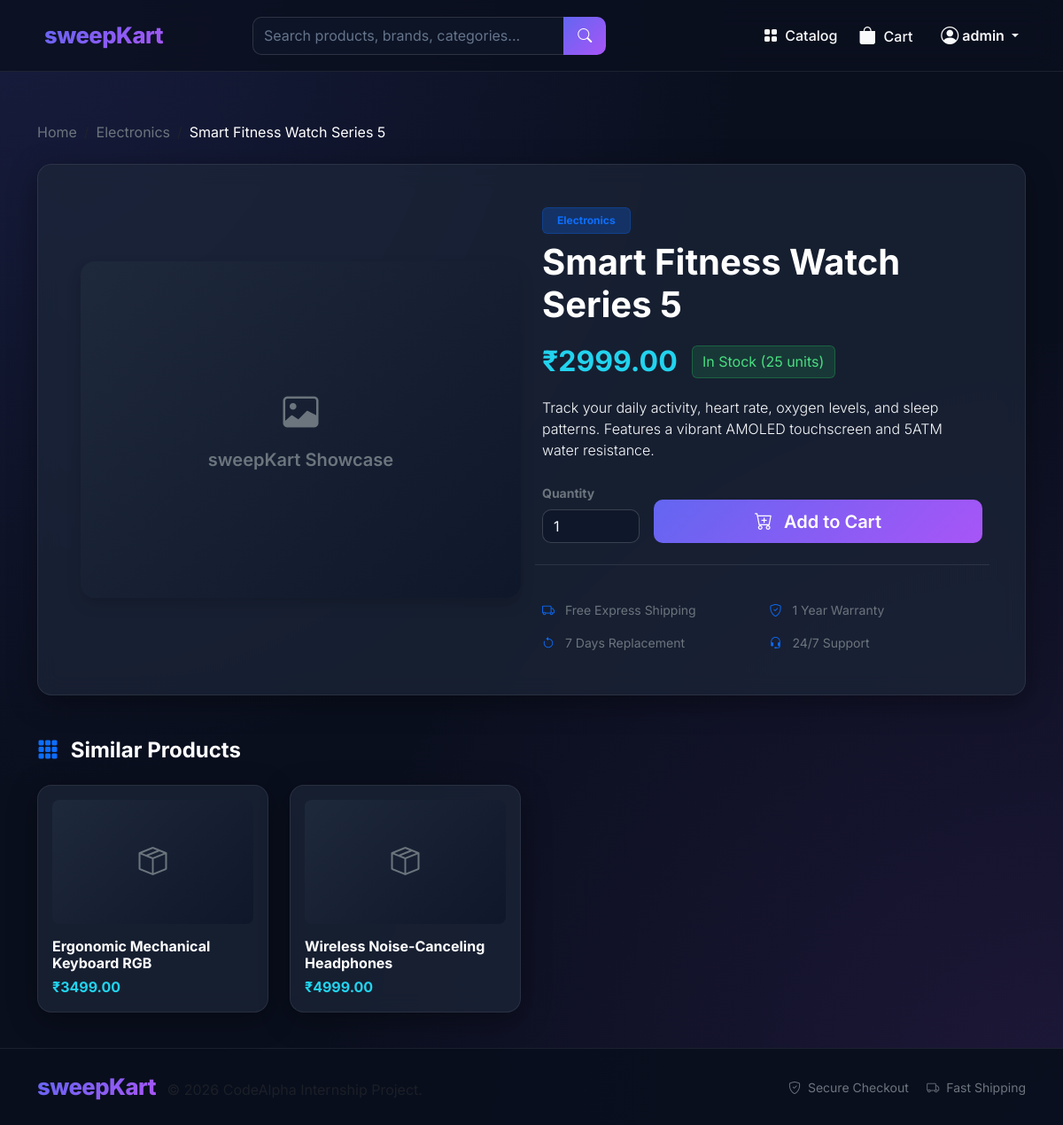
Page /product/smart-fitness-watch-series-5/ (signed in) on the committed database.
### store/models.py (models this page shows, shortened)
class Product(models.Model):
    category = models.ForeignKey(Category, related_name='products', on_delete=models.CASCADE)
    name = models.CharField(max_length=200)
    slug = models.SlugField(max_length=200, unique=True, blank=True)
    description = models.TextField(blank=True)
    price = models.DecimalField(max_digits=10, decimal_places=2)
    stock = models.PositiveIntegerField(default=10)
    image = models.ImageField(upload_to='products/', blank=True, null=True)
    is_active = models.BooleanField(default=True)
    created_at = models.DateTimeField(auto_now_add=True)
    class Meta:
        ordering = ['-created_at']
    @property
    def in_stock(self):
        return self.stock > 0

class Category(models.Model):
    name = models.CharField(max_length=100, unique=True)
    slug = models.SlugField(max_length=100, unique=True, blank=True)
    class Meta:
        verbose_name_plural = 'Categories'
        ordering = ['name']

### store/views.py (the view)
# urls.py: path('product/<slug:slug>/', views.product_detail_view, name='product_detail'),
def product_detail_view(request, slug):
    product = get_object_or_404(Product, slug=slug, is_active=True)
    related_products = Product.objects.filter(category=product.category, is_active=True).exclude(id=product.id)[:4]
    context = {
        'product': product,
        'related_products': related_products,
    }
    return render(request, 'store/product_detail.html', context)

### store/models.py (called while the page is built)
    @property
    def get_total_items(self):
        return sum(item.quantity for item in self.items.all())

### store/views.py (called while the page is built, shortened)
def get_or_create_cart(request):
    if request.user.is_authenticated:
        cart, created = Cart.objects.get_or_create(user=request.user)
        session_key = request.session.session_key
        if session_key:
            session_cart = Cart.objects.filter(session_key=session_key, user__isnull=True).first()
        return cart
    else:
        session_key = _get_session_key(request)
        cart, created = Cart.objects.get_or_create(session_key=session_key, user__isnull=True)
        return cart

def cart_context_processor(request):
    try:
        cart = get_or_create_cart(request)
        count = cart.get_total_items
    except Exception:
        count = 0
    return {'cart_item_count': count}

### store/templates/store/product_detail.html (shortened to what this page needs)
{% extends 'store/base.html' %}
{% block content %}
<div class="container py-3">
    <nav aria-label="breadcrumb" class="mb-4">
        <ol class="breadcrumb">
            <li class="breadcrumb-item"><a href="{% url 'home' %}" class="text-secondary text-decoration-none">Home</a></li>
            <li class="breadcrumb-item"><a href="{% url 'home' %}?category={{ product.category.slug }}" class="text-secondary text-decoration-none">{{ product.category.name }}</a></li>
            <li class="breadcrumb-item active text-white" aria-current="page">{{ product.name }}</li>
        </ol>
    </nav>
    <div class="glass-card p-4 p-md-5 mb-5">
        <div class="row g-4 align-items-center">
            <div class="col-md-6 text-center">
                <div class="product-img-box rounded-4 overflow-hidden shadow" style="height: 380px;">
                    {% if product.image %}
                        <img src="{{ product.image.url }}" alt="{{ product.name }}" style="height: 100%; object-fit: contain;">
                    {% else %}
                        <div class="d-flex flex-column align-items-center justify-content-center h-100 text-secondary">
                            <i class="bi bi-image fs-1 mb-2"></i>
                            <span class="fw-semibold fs-5">sweepKart Showcase</span>
                        </div>
                    {% endif %}
                </div>
            </div>
            <div class="col-md-6">
                <span class="badge bg-primary bg-opacity-25 text-primary mb-2 px-3 py-2 border border-primary border-opacity-25">
                    {{ product.category.name }}
                </span>
                <h1 class="display-6 fw-bold text-white mb-3">{{ product.name }}</h1>
                <div class="d-flex align-items-center gap-3 mb-3">
                    <span class="fs-2 text-cyan">₹{{ product.price }}</span>
                    {% if product.in_stock %}
                        <span class="badge-stock">In Stock ({{ product.stock }} units)</span>
                    {% else %}
                        <span class="badge-out-of-stock">Out of Stock</span>
                    {% endif %}
                </div>
                <p class="text-slate-300 lead fs-6 mb-4">
                    {{ product.description }}
                </p>
                {% if product.in_stock %}
                    <form action="{% url 'add_to_cart' product_id=product.id %}" method="POST" class="d-flex align-items-center gap-3">
                        <div style="width: 110px;">
                            <label class="form-label text-secondary small fw-bold">Quantity</label>
                            <input type="number" name="quantity" class="form-control" value="1" min="1" max="{{ product.stock }}">
                        </div>
                        <div class="align-self-end flex-grow-1">
                            <button type="submit" class="btn btn-gradient btn-lg w-100">
                                <i class="bi bi-cart-plus me-2"></i> Add to Cart
                            </button>
                        </div>
                    </form>
                {% else %}
                    <div class="alert alert-warning glass-card border-warning text-warning mb-0">
                        <i class="bi bi-exclamation-triangle-fill me-2"></i> This product is currently out of stock. Check back soon!
                    </div>
                {% endif %}
                <div class="mt-4 pt-4 border-top border-secondary border-opacity-25 row g-3 text-secondary small">
                    <div class="col-6"><i class="bi bi-truck text-primary me-2"></i> Free Express Shipping</div>
                    <div class="col-6"><i class="bi bi-shield-check text-primary me-2"></i> 1 Year Warranty</div>
                    <div class="col-6"><i class="bi bi-arrow-counterclockwise text-primary me-2"></i> 7 Days Replacement</div>
                    <div class="col-6"><i class="bi bi-headset text-primary me-2"></i> 24/7 Support</div>
                </div>
            </div>
        </div>
    </div>
    {% if related_products %}
        <h4 class="fw-bold text-white mb-4"><i class="bi bi-grid-3x3-gap-fill text-primary me-2"></i> Similar Products</h4>
        <div class="row row-cols-1 row-cols-md-4 g-4">
            {% for item in related_products %}
                <div class="col">
                    <div class="glass-card h-100 p-3">
                        <a href="{% url 'product_detail' slug=item.slug %}" class="text-decoration-none">
                            <div class="product-img-box rounded-3 mb-3" style="height: 140px;">
                                {% if item.image %}
                                    <img src="{{ item.image.url }}" alt="{{ item.name }}">
                                {% else %}
                                    <i class="bi bi-box-seam fs-2 text-secondary"></i>
                                {% endif %}
                            </div>
                            <h6 class="text-white fw-bold mb-1">{{ item.name }}</h6>
                            <span class="text-cyan fw-bold">₹{{ item.price }}</span>
                        </a>
                    </div>
                </div>
            {% endfor %}
        </div>
    {% endif %}
</div>
{% endblock %}

### store/templates/store/base.html (shortened to what this page needs)
{% load static %}
<!DOCTYPE html>
<html lang="en">
<head>
    <link href="https://cdn.jsdelivr.net/npm/bootstrap@5.3.2/dist/css/bootstrap.min.css" rel="stylesheet">
    <link rel="stylesheet" href="https://cdn.jsdelivr.net/npm/bootstrap-icons@1.11.2/font/bootstrap-icons.min.css">
    <link rel="stylesheet" href="{% static 'css/main.css' %}">
</head>
<body>
    <nav class="navbar navbar-expand-lg navbar-dark glass-nav sticky-top py-3">
        <div class="container">
            <a class="navbar-brand d-flex align-items-center gap-2" href="{% url 'home' %}">
                <span class="brand-gradient">sweepKart</span>
            </a>
            <div class="collapse navbar-collapse" id="navbarMain">
                <form class="d-flex mx-auto my-2 my-lg-0 col-lg-5" action="{% url 'home' %}" method="GET">
                    <div class="input-group">
                        <input type="text" class="form-control" name="q" placeholder="Search products, brands, categories..." value="{{ search_query|default:'' }}">
                        <button class="btn btn-gradient px-3" type="submit">
                            <i class="bi bi-search"></i>
                        </button>
                    </div>
                </form>
                <ul class="navbar-nav ms-auto align-items-lg-center gap-2">
                    <li class="nav-item">
                        <a class="nav-link text-light fw-medium" href="{% url 'home' %}">
                            <i class="bi bi-grid-fill me-1"></i> Catalog
                        </a>
                    </li>
                    <li class="nav-item">
                        <a class="nav-link text-light fw-medium position-relative pe-3" href="{% url 'cart' %}">
                            <i class="bi bi-bag-fill me-1 fs-5"></i> Cart
                        </a>
                    </li>
                    {% if user.is_authenticated %}
                        <li class="nav-item dropdown">
                            <a class="nav-link dropdown-toggle text-light fw-semibold d-flex align-items-center gap-1" href="#" role="button" data-bs-toggle="dropdown">
                                <i class="bi bi-person-circle fs-5"></i> {{ user.username }}
                            </a>
                        </li>
                    {% endif %}
                </ul>
            </div>
        </div>
    </nav>
    <main class="py-4">
        {% block content %}{% endblock %}
    </main>
    <footer class="py-4 text-center text-muted">
        <div class="container">
            <div class="row align-items-center">
                <div class="col-md-6 text-md-start mb-2 mb-md-0">
                    <span class="brand-gradient me-2">sweepKart</span> &copy; 2026 CodeAlpha Internship Project.
                </div>
                <div class="col-md-6 text-md-end">
                    <span class="small text-secondary me-3"><i class="bi bi-shield-check me-1"></i> Secure Checkout</span>
                    <span class="small text-secondary"><i class="bi bi-truck me-1"></i> Fast Shipping</span>
                </div>
            </div>
        </div>
    </footer>
</body>
</html>

### static/css/main.css (style rules this page uses)
:root { --bg-dark: #0a0f1e; --card-bg: rgba(30, 41, 59, 0.65); --border-color: rgba(255, 255, 255, 0.08); --gradient-primary: linear-gradient(135deg, #6366f1 0%, #a855f7 100%); --price-cyan: #22d3ee; --text-muted-custom: #94a3b8; }
body { font-family: 'Inter', sans-serif; background-color: var(--bg-dark); background-image: radial-gradient(at 0% 0%, rgba(99, 102, 241, 0.15) 0px, transparent 50%), radial-gradient(at 100% 100%, rgba(168, 85, 247, 0.12) 0px, transparent 50%); background-attachment: fixed; color: #f8fafc; min-height: 100vh; display: flex; flex-direction: column; }
main { flex: 1; }
.glass-nav { background: rgba(10, 15, 30, 0.8) !important; backdrop-filter: blur(16px); -webkit-backdrop-filter: blur(16px); border-bottom: 1px solid rgba(255, 255, 255, 0.08); }
.brand-gradient { background: var(--gradient-primary); -webkit-background-clip: text; -webkit-text-fill-color: transparent; font-weight: 800; font-size: 1.6rem; letter-spacing: -0.5px; }
.glass-card { background: var(--card-bg); backdrop-filter: blur(12px); -webkit-backdrop-filter: blur(12px); border: 1px solid var(--border-color); border-radius: 16px; box-shadow: 0 8px 32px 0 rgba(0, 0, 0, 0.37); transition: transform 0.25s ease, border-color 0.25s ease, box-shadow 0.25s ease; overflow: hidden; }
.btn-gradient { background: var(--gradient-primary); color: #ffffff !important; border: none; font-weight: 600; padding: 0.6rem 1.4rem; border-radius: 10px; transition: all 0.2s ease; }
.text-cyan { color: var(--price-cyan) !important; font-weight: 700; }
.product-img-box { width: 100%; height: 220px; object-fit: cover; background: linear-gradient(135deg, #1e293b 0%, #0f172a 100%); display: flex; align-items: center; justify-content: center; color: #64748b; }
.form-control, .form-select { background-color: rgba(15, 23, 42, 0.8) !important; border: 1px solid rgba(255, 255, 255, 0.15) !important; color: #f8fafc !important; border-radius: 10px; }
.form-control::placeholder { color: #64748b !important; }
.badge-stock { background: rgba(34, 197, 94, 0.15); color: #4ade80; border: 1px solid rgba(34, 197, 94, 0.3); padding: 0.35em 0.7em; border-radius: 6px; }
footer { background: rgba(10, 15, 30, 0.95); border-top: 1px solid rgba(255, 255, 255, 0.08); }

### rows in the picture
Product: category.name "Electronics", name "Smart Fitness Watch Series 5", price "2999.00", stock "25", description "Track your daily activity, heart rate, oxygen levels, and sleep patterns. Features a vibrant AMOLED touchscreen and 5ATM water resistance."
Product: name "Ergonomic Mechanical Keyboard RGB", price "3499.00"
Product: name "Wireless Noise-Canceling Headphones", price "4999.00"

### other values in the picture
{{ user.username }} "admin"
